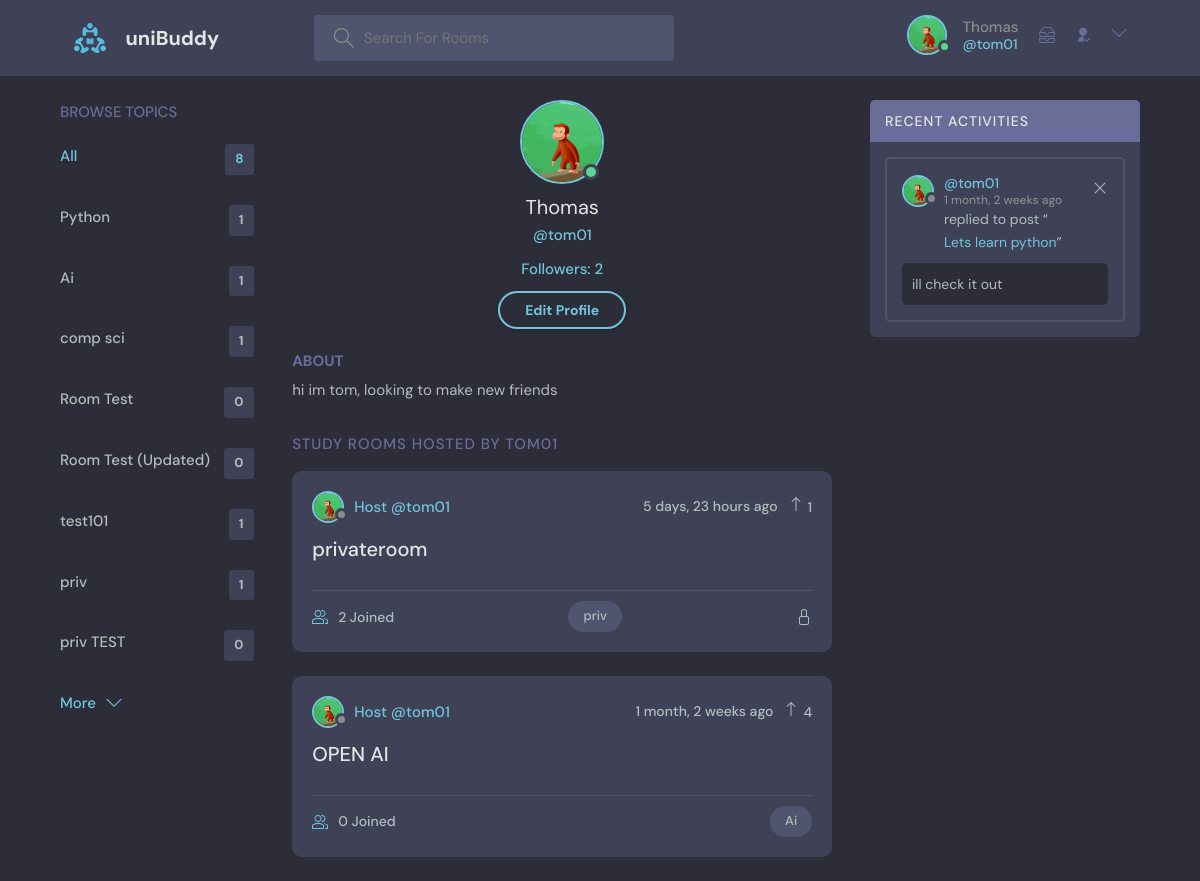
Page /profile/2/ (signed in) on the earlier database version.
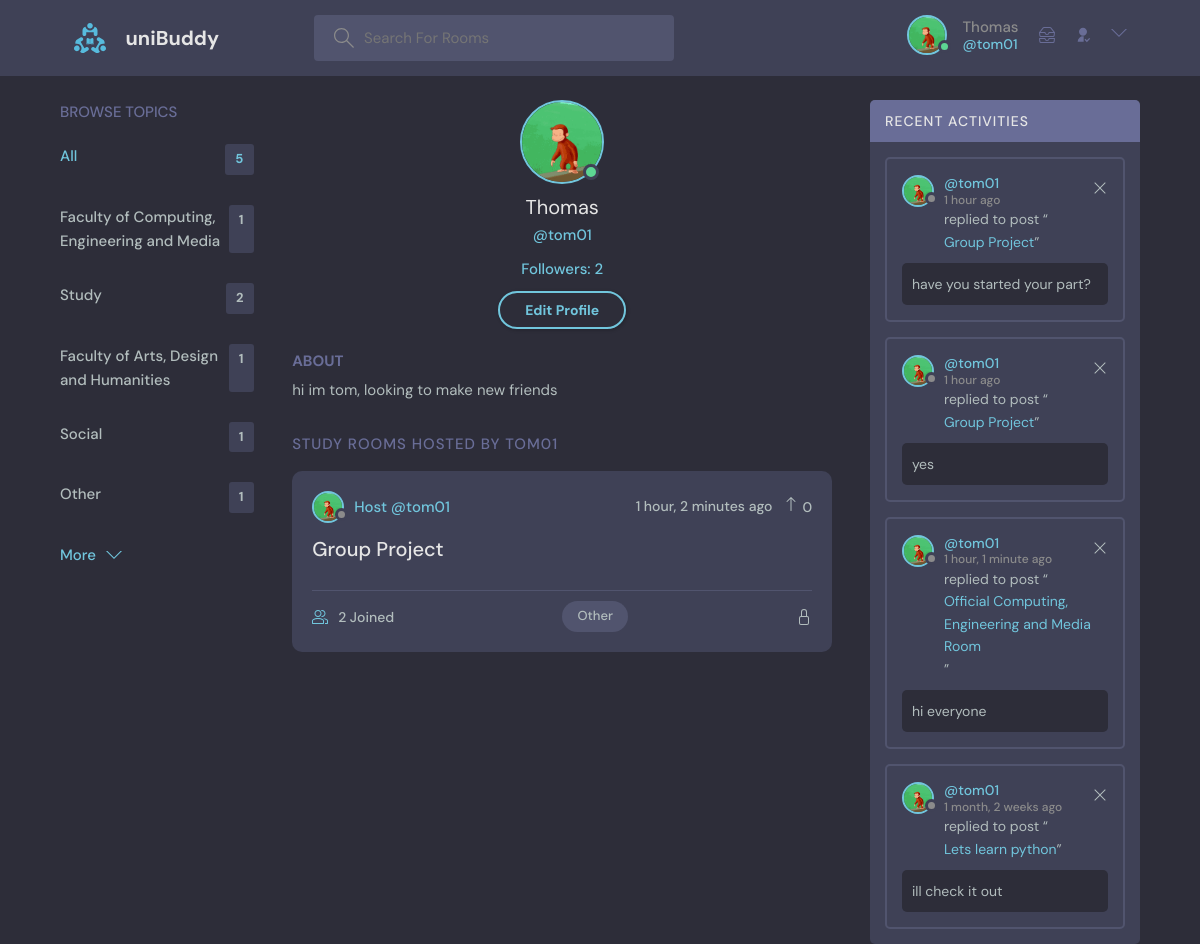
Same page on the later database version.
### base/models.py (models this page shows, shortened)
class User(AbstractUser):
    name = models.CharField(max_length=200, null=True)
    email = models.EmailField(unique=True, null=True)
    bio = models.TextField(null=True)
    avatar = models.ImageField(null=True, default="avatar.svg")
    followers = models.ManyToManyField('self', related_name='following', blank=True, symmetrical=False)
    follower_count = models.IntegerField(default=0)
    USERNAME_FIELD = 'email'
    REQUIRED_FIELDS = []

class Topic(models.Model):
    name = models.CharField(max_length=200)

class Room(models.Model):
    host = models.ForeignKey(User, on_delete=models.SET_NULL, null=True)
    topic = models.ForeignKey(Topic, on_delete=models.SET_NULL, null=True)
    name = models.CharField(max_length=200)
    description = models.TextField(null=True, blank=True)
    participants = models.ManyToManyField(
        User, related_name='participants', blank=True)
    updated = models.DateTimeField(auto_now=True)
    created = models.DateTimeField(auto_now_add=True)
    upvotes = models.IntegerField(default=0)
    upvoted_by = models.ManyToManyField(User, related_name='upvoted_rooms')
    is_private = models.BooleanField(default=False)
    access_code = models.CharField(max_length=10, blank=True, null=True)
    admins = models.ManyToManyField(User, related_name="admin_rooms", blank=True)
    class Meta:
        ordering = ['-updated', '-created']
    def __str__(self):
        return self.name

class Message(models.Model):
    user = models.ForeignKey(
        User, on_delete=models.SET_NULL, null=True, blank=True)
    recipient = models.ForeignKey(
        User, on_delete=models.SET_NULL, null=True, blank=True, related_name="messages")
    name = models.CharField(max_length=200, null=True, blank=True)
    email = models.EmailField(max_length=200, null=True, blank=True)
    subject = models.CharField(max_length=200, null=True, blank=True)
    body = models.TextField()
    is_read = models.BooleanField(default=False, null=True)
    room = models.ForeignKey(Room, on_delete=models.CASCADE)
    updated = models.DateTimeField(auto_now=True)
    created = models.DateTimeField(auto_now_add=True)
    class Meta:
        ordering = ['is_read', '-created']

### base/views.py (the view, shortened to what this page needs)
# urls.py: path('profile/<str:pk>/', views.userProfile, name="user-profile"),
@login_required(login_url='login')
def userProfile(request, pk):
    user = User.objects.get(id=pk)
    rooms = user.room_set.all()
    room_messages = user.message_set.all()
    topics = Topic.objects.all()
    followers_count = user.followers.all().count()
    is_following = user.followers.filter(id=request.user.id).exists()
    context = {'user': user, 'rooms': rooms,
               'room_messages': room_messages, 'topics': topics,
               'followers_count': followers_count, 'is_following': is_following}
    return render(request, 'base/profile.html', context)

### base/templatetags/custom_tags.py (called while the page is built)
@register.simple_tag
def unread_messages_count(user):
    return user.messages.filter(is_read=False).count()

### base/templates/base/profile.html (shortened to what this page needs)
{% extends 'main.html' %}
{% block content %}
<main class="profile-page layout layout--3">
  <div class="container">
    {% include 'base/topics_component.html' %}
    <div class="roomList">
      <div class="profile">
        <div class="profile__avatar">
          <div class="avatar avatar--large active">
            <img src="{{user.avatar.url}}" />
          </div>
        </div>
        <div class="profile__info">
          <h3>{{user.name}}</h3>
          <p>@{{user.username}}</p>
          <p>Followers: {{user.followers.count}}</p>
          {% if request.user == user %}
          <a href="{% url 'update-user' %}" class="btn btn--main btn--pill">Edit Profile</a>
          {% endif %}
        </div>
        <div class="profile__about">
          <h3>About</h3>
          <p>
            {{user.bio}}
          </p>
        </div>
      </div>
      <div class="roomList__header">
        <div>
          <h2>Study Rooms Hosted by {{user.username}}</a>
          </h2>
        </div>
      </div>
      {% include 'base/feed_component.html' %}
    </div>
    {% include 'base/activity_component.html' %}
  </div>
</main>
{% endblock content %}

### templates/main.html (shortened to what this page needs)
<!DOCTYPE html>
{% load static %}
<html lang="en">
  <head>
    <link rel="stylesheet" href="{% static 'styles/style.css' %}" />
  </head>
  <body>
    {% block navbar %}
    {% include 'navbar.html' %}
    {% endblock navbar %}
    {% block content %}
    {% endblock %}
  </body>
</html>

### templates/navbar.html (shortened to what this page needs)
{% load static %}
{% load static custom_tags %}
<header class="header header--loggedIn">
    <div class="container">
        <a href="{% url 'home' %}" class="header__logo">
            <img src="{% static 'images/logo.svg' %}" />
            <h1>uniBuddy</h1>
        </a>
        <form class="header__search" method="GET" action="{% url 'home' %}">
            <label>
                <input name="q" placeholder="Search For Rooms" />
            </label>
        </form>
        <nav class="header__menu">
            {% if request.user.is_authenticated %}
            <div class="header__user">
                <a href="{% url 'user-profile' request.user.id %}">
                    <div class="avatar avatar--medium active">
                        <img src="{{request.user.avatar.url}}" />
                    </div>
                    <p>{{request.user.name}} <span>@{{request.user.username}}</span></p>
                    <a href="{% url 'inbox' %}">
                    </a>
                </a>
                <a href="{% url 'follower_list' request.user.id %}">
                    <svg xmlns="http://www.w3.org/2000/svg" viewBox="0 0 24 24"> <g> <path fill="none" d="M0 0h24v24H0z"/>
                        <path d="M13 14.062V22H4a8 8 0 0 1 9-7.938zM12 13c-3.315 0-6-2.685-6-6s2.685-6 6-6 6 2.685 6 6-2.685 6-6 6zm5.793 6.914l3.535-3.535 1.415 1.414-4.95 4.95-3.536-3.536 1.415-1.414 2.12 2.121z"/> </g>
                    </svg>
                </a>
                <button class="dropdown-button">
                    <svg version="1.1" xmlns="http://www.w3.org/2000/svg" width="32" height="32" viewBox="0 0 32 32">
                        <title>chevron-down</title>
                        <path d="M16 21l-13-13h-3l16 16 16-16h-3l-13 13z"></path>
                    </svg>
                </button>
            </div>
            {% else %}
            <a href="{% url 'login' %}">
                <img src="{% static 'images/avatar.svg' %}" />
                <p>Login</p>
            </a>
            {% endif %}
        </nav>
    </div>
</header>

### base/templates/base/topics_component.html
<div class="topics">
  <div class="topics__header">
      <h2>Browse Topics</h2>
  </div>
  <ul class="topics__list">
      <li>
          <a href="{% url 'home' %}" class="active">All <span>{{topics.count}}</span></a>
      </li>
      {% for topic in topics %}
      <li>
          <a href="{% url 'home' %}?q={{topic.name}}">{{topic.name}}<span>{{topic.room_set.all.count}}</span></a>
      </li>
      {% endfor %}
  </ul>
  <a class="btn btn--link" href="{% url 'topics' %}">
      More
      <svg version="1.1" xmlns="http://www.w3.org/2000/svg" width="32" height="32" viewBox="0 0 32 32">
          <title>chevron-down</title>
          <path d="M16 21l-13-13h-3l16 16 16-16h-3l-13 13z"></path>
      </svg>
  </a>
</div>

### base/templates/base/feed_component.html (shortened to what this page needs)
{% for room in rooms %}
<div class="roomListRoom">
    <div class="roomListRoom__header">
        <a href="{% url 'user-profile' room.host.id %}" class="roomListRoom__author">
            <div class="avatar avatar--small">
                <img src="{{room.host.avatar.url}}" />
            </div>
            <span>Host @{{room.host.username}}</span>
        </a>
        <div class="roomListRoom__actions">
            <span>{{room.created|timesince}} ago</span>
            <form class="upvote-form" method="POST" action="{% url 'upvote' %}">
                <div class="upvote-container" style="cursor: pointer;">
                    <svg xmlns="http://www.w3.org/2000/svg" width="16" height="16" fill="currentColor" class="bi bi-arrow-up" viewBox="0 0 16 16"> <path fill-rule="evenodd" d="M8 15a.5.5 0 0 0 .5-.5V2.707l3.146 3.147a.5.5 0 0 0 .708-.708l-4-4a.5.5 0 0 0-.708 0l-4 4a.5.5 0 1 0 .708.708L7.5 2.707V14.5a.5.5 0 0 0 .5.5z"/>
                    </svg>
                    <span class="upvote-count">{{ room.upvotes }}</span>
                </div>
            </form>
        </div>
    </div>
    <div class="roomListRoom__content">
        <a href="{% url 'room' room.id %}">{{room.name}}</a>
    </div>
    <div class="roomListRoom__meta">
        <a href="{% url 'room' room.id %}" class="roomListRoom__joined">
            {{room.participants.all.count}} Joined
        </a>
        <p class="roomListRoom__topic">{{room.topic.name}}</p>
    </div>
</div>
{% endfor %}

### base/templates/base/activity_component.html
 <div class="activities">
        <div class="activities__header">
            <h2>Recent Activities</h2>
        </div>
        {% for message in room_messages %}
        <div class="activities__box">
            <div class="activities__boxHeader roomListRoom__header">
                <a href="{% url 'user-profile' message.user.id %}" class="roomListRoom__author">
                    <div class="avatar avatar--small">
                        <img src="{{message.user.avatar.url}}" />
                    </div>
                    <p>
                        @{{message.user.username}}
                        <span>{{message.created|timesince}} ago</span>
                    </p>
                </a>
                {% if request.user == message.user %}
                <div class="roomListRoom__actions">
                    <a href="{% url 'delete-message' message.id %}">
                        <svg version="1.1" xmlns="http://www.w3.org/2000/svg" width="32" height="32" viewBox="0 0 32 32">
                            <title>remove</title>
                            <path
                                d="M27.314 6.019l-1.333-1.333-9.98 9.981-9.981-9.981-1.333 1.333 9.981 9.981-9.981 9.98 1.333 1.333 9.981-9.98 9.98 9.98 1.333-1.333-9.98-9.98 9.98-9.981z">
                            </path>
                        </svg>
                    </a>
                </div>
                {% endif %}
            </div>
            <div class="activities__boxContent">
                <p>replied to post “<a href="{% url 'room' message.room.id %}">{{message.room}}</a>”</p>
                <div class="activities__boxRoomContent">{{message.body}}</div>
            </div>
        </div>
        {% endfor %}
    </div>

Differences in the rows shown:
removed Topic: name "Python", room_set.all.count "1"
removed Topic: name "Ai", room_set.all.count "1"
removed Topic: name "comp sci", room_set.all.count "1"
removed Topic: name "Room Test", room_set.all.count "0"
removed Topic: name "Room Test (Updated)", room_set.all.count "0"
removed Topic: name "test101", room_set.all.count "1"
removed Topic: name "priv", room_set.all.count "1"
removed Topic: name "priv TEST", room_set.all.count "0"
removed Room: host.avatar (picture), host.username "tom01", created "5 days, 23 hours", upvotes "1", name "privateroom", participants.all.count "2", topic.name "priv", is_private True (drawn)
removed Room: host.avatar (picture), host.username "tom01", created "1 month, 2 weeks", upvotes "4", name "OPEN AI", participants.all.count "0", topic.name "Ai"
added Topic: name "Faculty of Computing, Engineering and Media", room_set.all.count "1"
added Topic: name "Study", room_set.all.count "2"
added Topic: name "Faculty of Arts, Design and Humanities", room_set.all.count "1"
added Topic: name "Social", room_set.all.count "1"
added Topic: name "Other", room_set.all.count "1"
added Room: host.avatar (picture), host.username "tom01", created "1 hour, 2 minutes", upvotes "0", name "Group Project", participants.all.count "2", topic.name "Other", is_private True (drawn)
added Message: user.avatar (picture), user.username "tom01", created "1 hour", room "Group Project", body "have you started your part?"
added Message: user.avatar (picture), user.username "tom01", created "1 hour", room "Group Project", body "yes"
added Message: user.avatar (picture), user.username "tom01", created "1 hour, 1 minute", room "Official Computing, Engineering and Media Room", body "hi everyone"
Other differences:
{{ topics.count }}: "8" → "5"
